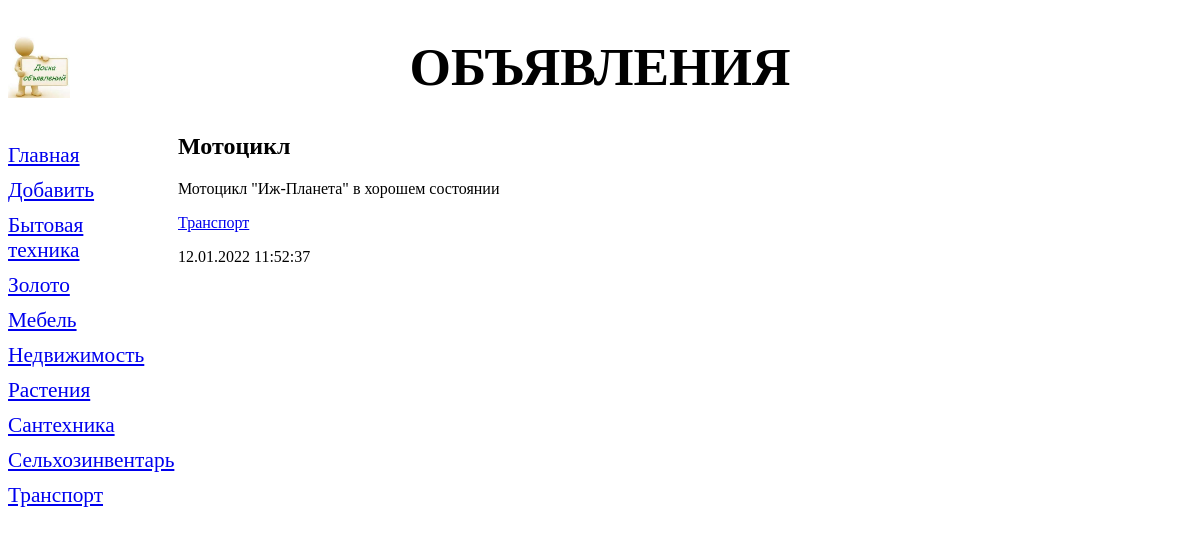
The page /bboard/2/ on the database its author committed.
### samplesite/bboard/models.py (models this page shows, shortened)
class Rubric(models.Model):
    name = models.CharField(max_length=20, db_index=True, verbose_name='Название')
    class Meta:
        verbose_name_plural = 'Рубрики'
        verbose_name = 'Рубрика'
        ordering = ['name']
        constraints = (
            models.CheckConstraint(check=models.Q(price_gte=0) & models.Q(price_lte=1000000),
                                   name='bboard_rubric_price_constraint'),
        )

class Bd(models.Model):
    KINDS = (
        (None, 'Выберите тип публикуемого объявления'),
        ('b', 'Куплю'),
        ('s', 'Продам'),
        ('c', 'Обменяю'),
    )
    title = models.CharField(max_length=50, verbose_name='Товар',
                             validators=[validators.RegexValidator(
                                 regex='^.{4,}$',
                                 message='Название должно быть длинее 4 символов',
                             )])
    content = models.TextField(null=True, blank=True, verbose_name='Описание')
    price = models.FloatField(null=True, blank=True, verbose_name='Цена',
                              validators=[validate_even, MinMaxValueValidator(10, 10000000)])
    published = models.DateTimeField(auto_now_add=True, db_index=True, verbose_name='Опубликовано')
    rubric = models.ForeignKey('Rubric', null=True, on_delete=models.PROTECT, verbose_name='Рубрика',)
    kind = models.CharField(max_length=1, choices=KINDS, blank=True)
    def title_and_price(self):
        if self.price:
            return '%s (%.2f)' % (self.title, self.price)
        else:
            return self.title
    title_and_price.short_description = 'Название и цена'
    class Meta:
        verbose_name = 'Объявление'
        verbose_name_plural = 'Объявления'
        ordering = ['-published']
        unique_together = ('title', 'published')

### samplesite/bboard/views.py (the view)
# urls.py: path('<int:rubric_id>/', by_rubric, name='by_rubric'),
def by_rubric(request, rubric_id):
    bbs = Bd.objects.filter(rubric=rubric_id)
    rubrics = Rubric.objects.all()
    current_rubric = Rubric.objects.get(pk=rubric_id)
    context = {'bbs': bbs, 'rubrics': rubrics, 'current_rubric': current_rubric}
    return render(request, 'bboard/by_rubric.html', context)

### samplesite/bboard/templates/bboard/by_rubric.html (shortened to what this page needs)
{% extends "layout/basic.html" %}
{% block content %}
    {% for bb in bbs %}
      <div>
        <h2>{{ bb.title }}</h2>
        <p>{{ bb.content }}</p>
        <p><a href="{% url 'bboard:by_rubric' bb.rubric.pk %}">{{bb.rubric.name}}</a></p>
        <p>{{ bb.published|date:"d.m.Y H:i:s" }}</p>
      </div>
    {% endfor %}
{% endblock %}

### samplesite/bboard/templates/layout/basic.html (shortened to what this page needs)
{% load static %}
<!DOCTYPE html>
<html>
    <head>
        <link rel="stylesheet" type="text/css" href="{% static 'bboard/style.css'%}">
    </head>
    <body>
        <header>
            <h1>Объявления</h1>
        </header>
        <nav>
            <a href="{% url 'bboard:index' %}">Главная</a>
            <a href="{% url 'bboard:add' %}">Добавить</a>
            {% for rubric in rubrics %}
            <a href="{% url 'bboard:by_rubric' rubric.pk %}">{{rubric.name}}</a>
            {% endfor %}
        </nav>
        <section>
            {% block content %}
            {% endblock %}
        </section>
    </body>
</html>

### samplesite/bboard/static/bboard/style.css (style rules this page uses)
header h1 { font-size: 40pt; text-transform: uppercase; text-align: center; background: url("images.jpeg") left / auto 100% no-repeat; }
nav { font-size: 16pt; width: 150px; float: left; }
nav a { display: block; margin: 10px 0px; }
section { margin-left: 170px; }

### rows shown on the page
Rubric: name "Бытовая техника"
Rubric: name "Золото"
Rubric: name "Мебель"
Rubric: name "Недвижимость"
Rubric: name "Растения"
Rubric: name "Сантехника"
Rubric: name "Сельхозинвентарь"
Rubric: name "Транспорт"
Bd: title "Мотоцикл", content "Мотоцикл \"Иж-Планета\" в хорошем состоянии", rubric.name "Транспорт", published "12.01.2022 11:52:37"
